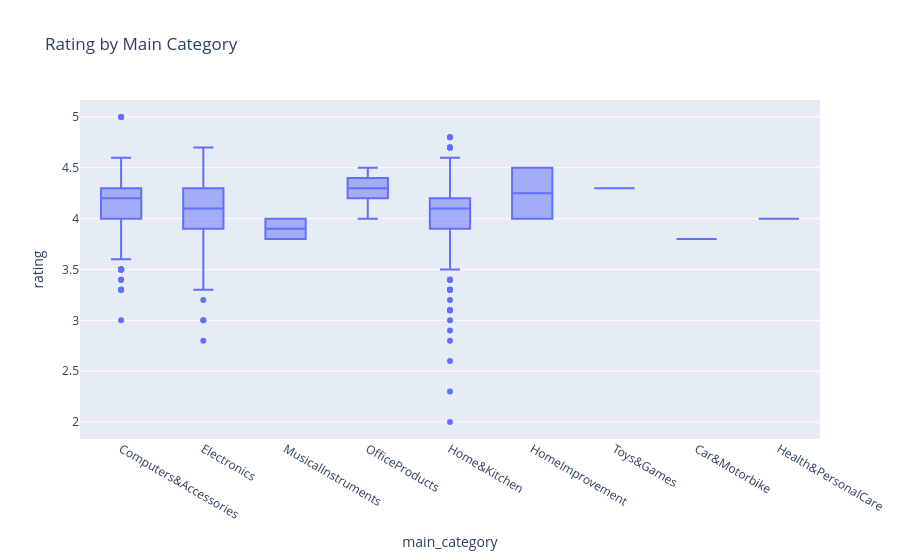

Notebook code cell kept with this figure:
### Code cell
fig = px.box(analysis_df, x='main_category', y='rating',
             title='Rating by Main Category')
fig.show()

### Figure 1 — Plotly figure (JSON) as saved in the notebook; plotly's stock layout.template omitted (floating-point values rounded to 4 significant figures; data arrays with more than 128 entries replaced by an {"elided": "..."} marker saying what was removed)
{"data": [{"alignmentgroup": "True", "hovertemplate": "main_category=%{x}<br>rating=%{y}<extra></extra>", "legendgroup": "", "marker": {"color": "#636efa"}, "name": "", "notched": false, "offsetgroup": "", "orientation": "v", "showlegend": false, "type": "box", "x": {"elided": "1465 str values"}, "x0": " ", "xaxis": "x", "y": {"elided": "1465 float values"}, "y0": " ", "yaxis": "y"}], "layout": {"boxmode": "group", "legend": {"tracegroupgap": 0}, "title": {"text": "Rating by Main Category"}, "xaxis": {"anchor": "y", "domain": [0, 1], "title": {"text": "main_category"}}, "yaxis": {"anchor": "x", "domain": [0, 1], "title": {"text": "rating"}}}}
